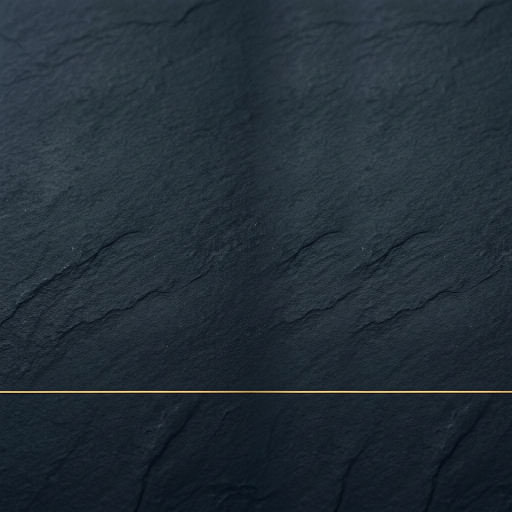
#> input picture assets/bg_no_geometry.png, 1024 x 1024 px (shown at 1/2 size)
$ python -i clone_stamp.py   (imports and definitions only)
#> lines starting #> are read from the running program, lines starting #| are printed output that depends on the picture
from PIL import Image, ImageDraw, ImageFilter

def remove_geometry(image_path, output_path):
#> called with image_path = 'assets/bg_no_geometry.png', output_path = 'out.png'
    img = Image.open(image_path).convert("RGBA")
    width, height = img.size
#> width = 1024; height = 1024

    # We want to replace the right side (where geometry is) with the texture from the left side,
    # but we don't want a mirrored look. We'll take a patch from x=100 to x=500.
    patch = img.crop((100, 0, 500, height))
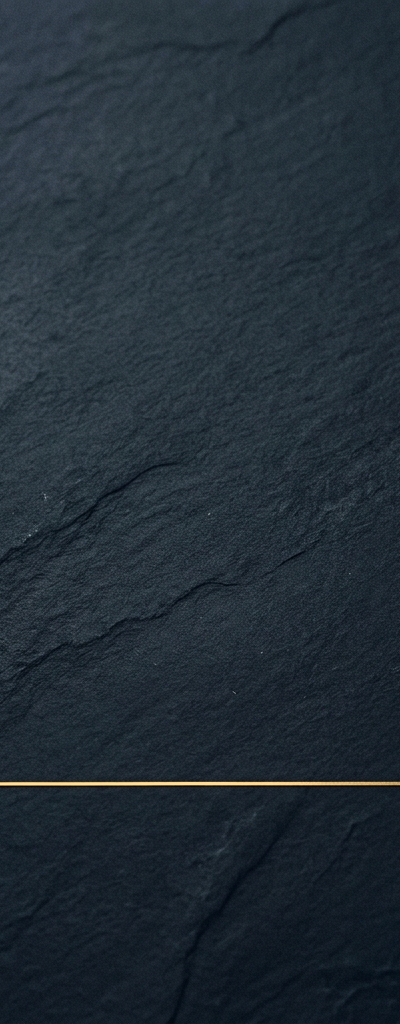
#> patch: PIL image 400x1024 RGBA; mean R, G, B, A 34.3, 45.5, 54.5, 255

    # We will paste this patch starting at x=500, then another at x=900 (if needed).
    # To blend it, we'll use an alpha mask with a horizontal gradient.

    mask = Image.new("L", (400, height))
#> mask: PIL image 400x1024 L; every value is 0
    draw = ImageDraw.Draw(mask)
    # create a gradient mask from left (transparent) to right (opaque)
    # wait, if we are pasting OVER the geometry, we want the patch to be opaque where the geometry is,
    # and transparent at the edges so it blends smoothly.

    for x in range(400):
        # 0 to 100: fade in (0 to 255)
        # 100 to 300: opaque (255)
        # 300 to 400: fade out (255 to 0)
        if x < 100:
            alpha = int((x / 100) * 255)
        elif x > 300:
            alpha = int(((400 - x) / 100) * 255)
        else:
            alpha = 255

        for y in range(height):
            mask.putpixel((x, y), alpha)
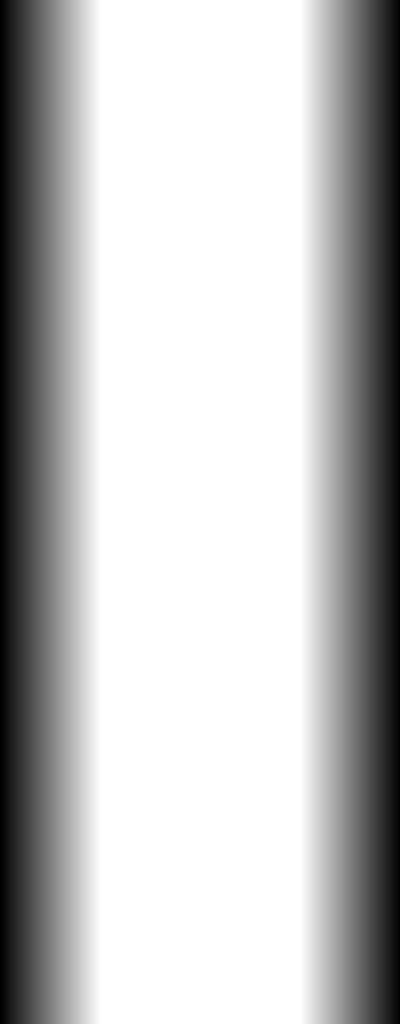
#> mask: PIL image 400x1024 L; min 0, max 255, mean 191

    # Paste the patch over x=500
    img.paste(patch, (500, 0), mask)

    # Do it again for x=700 to 1080 to cover everything
    mask2 = Image.new("L", (400, height))
    for x in range(400):
        if x < 50:
            alpha = int((x / 50) * 255)
        else:
            alpha = 255
        for y in range(height):
            mask2.putpixel((x, y), alpha)
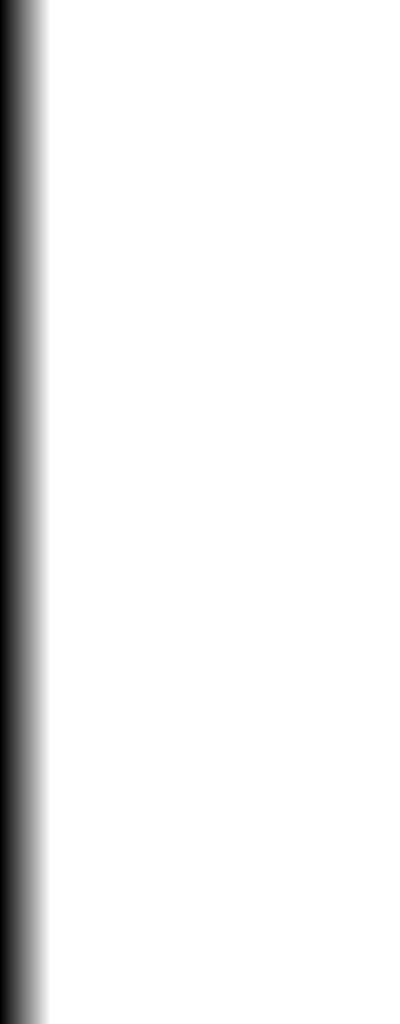
#> mask2: PIL image 400x1024 L; min 0, max 255, mean 238.7

    img.paste(patch, (680, 0), mask2)

    img = img.convert("RGB")
#> img: PIL image 1024x1024 RGB
    img.save(output_path)
    print("Geometry removed via clone stamping!")

import glob
bgs = glob.glob("/Users/albertolopez/.gemini/antigravity/brain/*/bg_min_3_recolored.png")
# [2 lines not run here, left out]

>>> result = remove_geometry('assets/bg_no_geometry.png', 'out.png')
